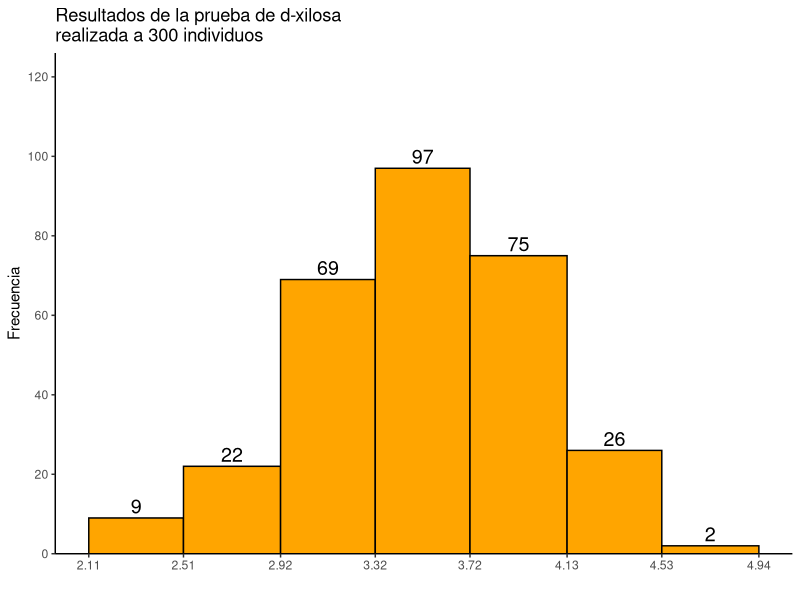

Recreate this plot in R.
## ---- chunk 1
#| echo: false
#| message: false
#| warning: false
library(ggplot2)

histograma <- data.frame(
  li = c(2.11, 2.51, 2.92, 3.32, 3.72, 4.13, 4.53),
  ls = c(2.51, 2.92, 3.32, 3.72, 4.13, 4.53, 4.94),
  frecuencia = c(9, 22, 69, 97, 75, 26, 2)
)

histograma$centro <- (histograma$li + histograma$ls) / 2

ggplot(histograma) +
  geom_rect(aes(xmin = li, xmax = ls,
                ymin = 0, ymax = frecuencia),
            fill = "orange", color = "black") +
  geom_text(aes(x = centro, y = frecuencia, label = frecuencia),
            vjust = -0.3, size = 5) +
  scale_x_continuous(
    breaks = c(2.11, 2.51, 2.92, 3.32, 3.72, 4.13, 4.53, 4.94)
  ) +
  scale_y_continuous(
    limits = c(0, 120),
    breaks = seq(0, 120, 20),
    expand = expansion(mult = c(0, 0.05))
  ) +
  labs(
    title = "Resultados de la prueba de d-xilosa\nrealizada a 300 individuos",
    x = "",
    y = "Frecuencia"
  ) +
  theme_classic()
